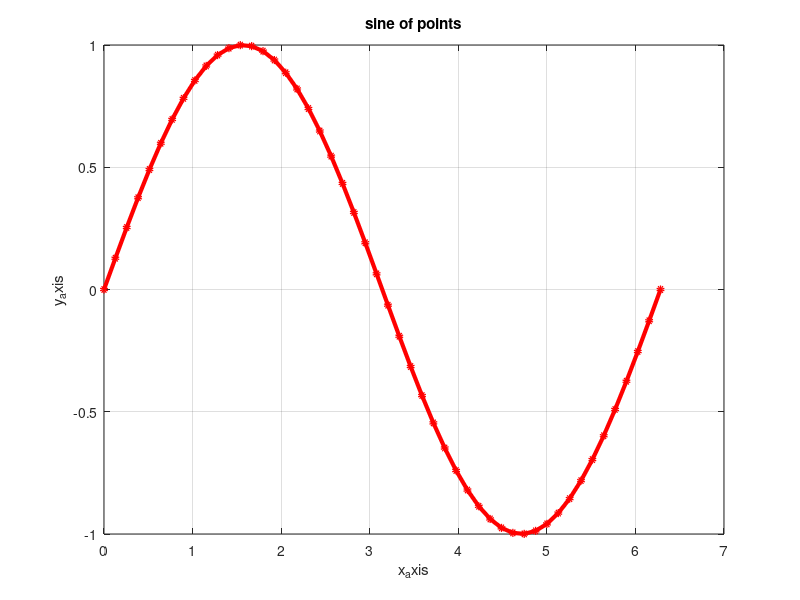

This chart was generated by the following MATLAB code:
%Cell Arrays:
cell_array = {100,'hellow', rand(2)}

%Structures:
person.name='ali';
person.age=22;
person.city='alex';

fprintf('person name: %s\n',person.name)
fprintf('person city: %s\n',person.city)
fprintf('person age: %d\n\n',person.age)

%Character Data:
my_name='mohamed';
my_2th=strcat(my_name, 'yousef');
fprintf('my name is : %s\n\n',my_2th)

%Conditional Statements (If)
num=input('enter number for check even or odd:\n');
if rem(num,0)==1
    disp('even numer\n')
else
     disp('odd numer\n')
end

%For Loops:
n=10;

for i=1:n
   squre = i^2;
   fprintf('squre of %d is: [%d]\n',i,squre)
end

%Basic Plotting:
x= linspace(0,2*pi,50);
y=sin(x);
plot(x,y,'-','color','r','marker','o','MarkerSize',3,'LineWidth',3)
xlabel('x_axis')
ylabel('y_axis')
title('sine of points')
grid on


